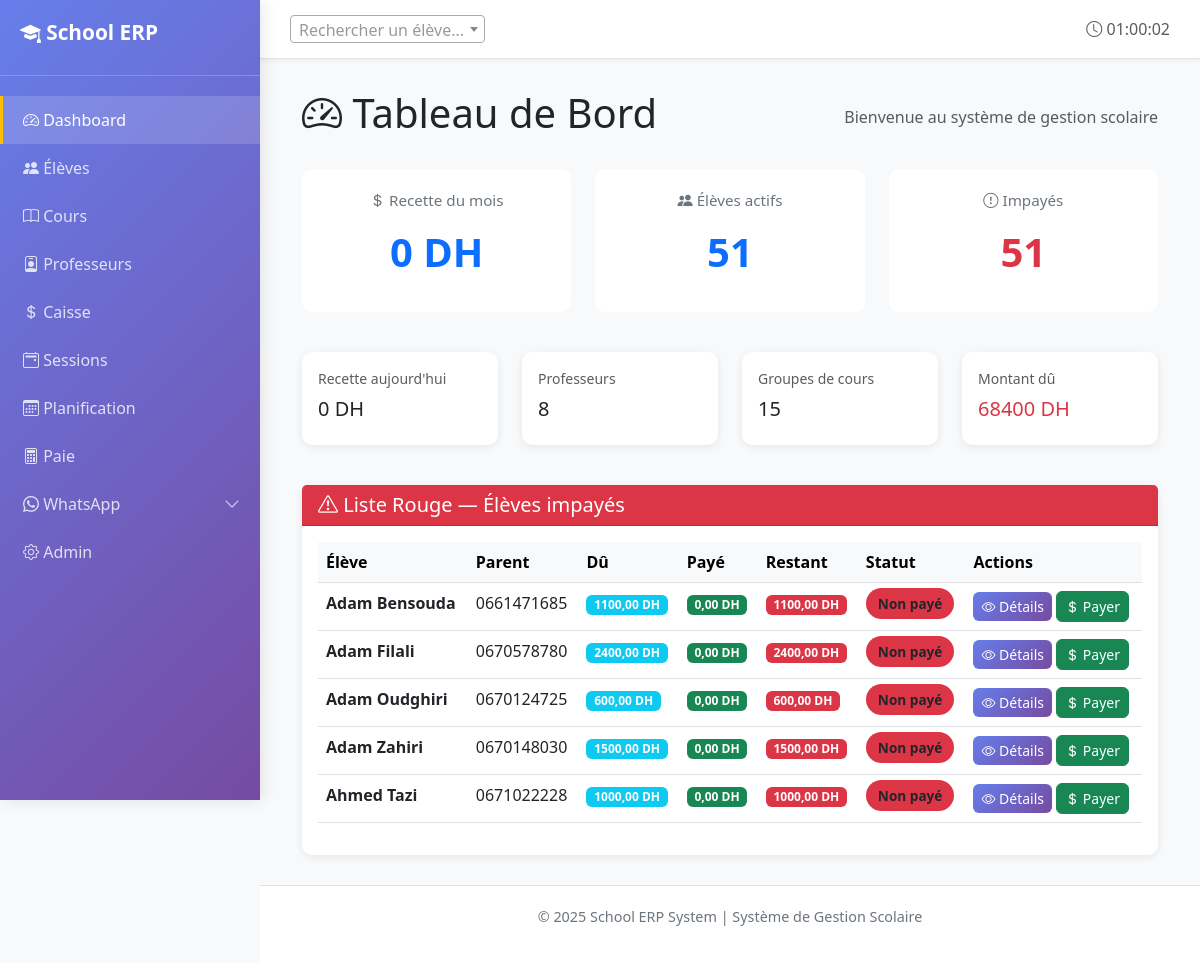
The app's page / (signed in) with its own data.
### core/models.py (models this page shows, shortened)
class Student(models.Model):
    name = models.CharField(max_length=100, verbose_name="Nom complet")
    phone = models.CharField(max_length=20, blank=True, verbose_name="Téléphone élève")
    parent_contact = models.CharField(max_length=20, verbose_name="Téléphone parent")
    parent_name = models.CharField(max_length=100, blank=True, verbose_name="Nom du parent")
    address = models.TextField(blank=True, verbose_name="Adresse")
    date_of_birth = models.DateField(null=True, blank=True, verbose_name="Date de naissance")
    enrollments = models.ManyToManyField(
        CourseGroup,
        through='Enrollment',
        related_name='students',
        verbose_name="Groupes inscrits"
    )
    is_active = models.BooleanField(default=True, verbose_name="Actif")
    created_at = models.DateTimeField(auto_now_add=True)
    notes = models.TextField(blank=True, verbose_name="Notes")
    class Meta:
        verbose_name = "Élève"
        verbose_name_plural = "Élèves"
        ordering = ['name']
    def total_monthly_fees(self):
        active_enrollments = self.enrollment_set.filter(is_active=True)
        total = sum((e.course_group.monthly_price for e in active_enrollments), Decimal('0.00'))
        return total

### core/views.py (the view)
# urls.py: path('', views.cockpit, name='cockpit'),
def cockpit(request):
	stats = get_dashboard_stats()
	red_list = stats.get('alerts', {}).get('unpaid_students', [])
	context = {
		'stats': stats,
		'red_list': red_list,
	}
	return render(request, 'core/dashboard.html', context)

### core/templatetags/nav_active.py (called while the page is built)
@register.simple_tag(takes_context=True)
def active_if(context, *names):
    request = context.get("request")
    if not request or not request.resolver_match:
        return ""
    return "active" if request.resolver_match.url_name in names else ""

### core/utils.py (called while the page is built)
def get_month_period(year: int, month: int) -> Tuple[date, date]:
    first_day = date(year, month, 1)
    last_day = date(year, month, calendar.monthrange(year, month)[1])
    return first_day, last_day

def get_daily_revenue(target_date: Optional[date] = None) -> Decimal:
    from .models import Payment
    if target_date is None:
        target_date = timezone.now().date()
    revenue = Payment.objects.filter(
        payment_date=target_date,
        status='PAID'
    ).aggregate(total=Sum('amount'))['total'] or Decimal('0.00')
    return revenue

def get_monthly_revenue(year: int, month: int) -> Decimal:
    from .models import Payment
    first_day, last_day = get_month_period(year, month)
    revenue = Payment.objects.filter(
        payment_date__range=[first_day, last_day],
        status='PAID'
    ).aggregate(total=Sum('amount'))['total'] or Decimal('0.00')
    return revenue

def check_schedule_conflicts(room, schedule_day: str, start_time, end_time, exclude_course_id: Optional[int] = None) -> List:
    from .models import CourseGroup
    conflicts = CourseGroup.objects.filter(
        room=room,
        schedule_day=schedule_day,
        is_active=True
    )
    if exclude_course_id:
        conflicts = conflicts.exclude(id=exclude_course_id)
    conflicting_courses = []
    for course in conflicts:
        if (start_time < course.end_time and end_time > course.start_time):
            conflicting_courses.append(course)
    return conflicting_courses

### templates/core/dashboard.html (shortened to what this page needs)
{% extends 'core/base.html' %}
{% block content %}
<div class="container-fluid">
    <div class="d-flex justify-content-between align-items-center mb-4">
        <h1><i class="bi bi-speedometer2"></i> Tableau de Bord</h1>
        <span class="text-muted">Bienvenue au système de gestion scolaire</span>
    </div>
    <div class="row mb-4">
        <div class="col-md-4 mb-3">
            <div class="kpi-card">
                <div class="kpi-label"><i class="bi bi-currency-dollar"></i> Recette du mois</div>
                <div class="kpi-value">{{ stats.revenue.month|floatformat:0 }} DH</div>
            </div>
        </div>
        <div class="col-md-4 mb-3">
            <div class="kpi-card">
                <div class="kpi-label"><i class="bi bi-people-fill"></i> Élèves actifs</div>
                <div class="kpi-value">{{ stats.counts.students }}</div>
            </div>
        </div>
        <div class="col-md-4 mb-3">
            <div class="kpi-card">
                <div class="kpi-label"><i class="bi bi-exclamation-circle"></i> Impayés</div>
                <div class="kpi-value text-danger">{{ stats.alerts.unpaid_count }}</div>
            </div>
        </div>
    </div>
    <div class="row mb-4">
        <div class="col-md-3 mb-3">
            <div class="card p-3">
                <small class="text-muted">Recette aujourd'hui</small>
                <div class="h5 mt-2">{{ stats.revenue.today|floatformat:0 }} DH</div>
            </div>
        </div>
        <div class="col-md-3 mb-3">
            <div class="card p-3">
                <small class="text-muted">Professeurs</small>
                <div class="h5 mt-2">{{ stats.counts.teachers }}</div>
            </div>
        </div>
        <div class="col-md-3 mb-3">
            <div class="card p-3">
                <small class="text-muted">Groupes de cours</small>
                <div class="h5 mt-2">{{ stats.counts.courses }}</div>
            </div>
        </div>
        <div class="col-md-3 mb-3">
            <div class="card p-3">
                <small class="text-muted">Montant dû</small>
                <div class="h5 mt-2 text-danger">{{ stats.alerts.unpaid_amount|floatformat:0 }} DH</div>
            </div>
        </div>
    </div>
    <div class="card">
        <div class="card-header bg-danger text-white">
            <h5 class="mb-0"><i class="bi bi-exclamation-triangle"></i> Liste Rouge — Élèves impayés</h5>
        </div>
        <div class="card-body">
            {% if red_list %}
                <div class="table-responsive">
                    <table class="table table-hover">
                        <thead class="table-light">
                            <tr>
                                <th>Élève</th>
                                <th>Parent</th>
                                <th>Dû</th>
                                <th>Payé</th>
                                <th>Restant</th>
                                <th>Statut</th>
                                <th>Actions</th>
                            </tr>
                        </thead>
                        <tbody>
                            {% for item in red_list %}
                                <tr>
                                    <td><strong>{{ item.student.name }}</strong></td>
                                    <td>{{ item.student.parent_contact }}</td>
                                    <td><span class="badge bg-info">{{ item.required }} DH</span></td>
                                    <td><span class="badge bg-success">{{ item.paid }} DH</span></td>
                                    <td><span class="badge bg-danger">{{ item.remaining }} DH</span></td>
                                    <td>
                                        {% if item.status == 'UNPAID' %}
                                            <span class="badge-status bg-danger">Non payé</span>
                                        {% else %}
                                            <span class="badge-status bg-warning">Partiel</span>
                                        {% endif %}
                                    </td>
                                    <td>
                                        <a href="/students/{{ item.student.id }}/" class="btn btn-sm btn-primary">
                                            <i class="bi bi-eye"></i> Détails
                                        </a>
                                        <a href="/cashier/payment/create/?student_id={{ item.student.id }}" class="btn btn-sm btn-success">
                                            <i class="bi bi-currency-dollar"></i> Payer
                                        </a>
                                    </td>
                                </tr>
                            {% endfor %}
                        </tbody>
                    </table>
                </div>
            {% else %}
                <div class="alert alert-success mb-0">
                    <i class="bi bi-check-circle"></i> Tous les élèves sont à jour!
                </div>
            {% endif %}
        </div>
    </div>
</div>
{% endblock %}

### templates/core/base.html (style rules this page uses)
:root { --primary-color: #0d6efd; --secondary-color: #6c757d; --success-color: #198754; --danger-color: #dc3545; --warning-color: #ffc107; }
body { display: flex; min-height: 100vh; background-color: #f8f9fa; }
.card { border: none; border-radius: 10px; box-shadow: 0 2px 8px rgba(0,0,0,0.08); transition: transform 0.2s, box-shadow 0.2s; }
.btn { border-radius: 6px; font-weight: 500; transition: all 0.3s; }
.btn-primary { background: linear-gradient(135deg, #667eea 0%, #764ba2 100%); border: none; }
.kpi-card { background: white; border-radius: 10px; padding: 20px; text-align: center; transition: all 0.3s; }
.kpi-value { font-size: 2.5rem; font-weight: 700; color: var(--primary-color); margin: 10px 0; }
.kpi-label { color: #6c757d; font-size: 0.95rem; font-weight: 500; }
.badge-status { border-radius: 20px; padding: 6px 12px; font-weight: 600; font-size: 0.85rem; }

### records on screen
Student: student.name "Adam Bensouda", student.parent_contact "0661471685", required "1100,00", paid "0,00", remaining "1100,00"
Student: student.name "Adam Filali", student.parent_contact "0670578780", required "2400,00", paid "0,00", remaining "2400,00"
Student: student.name "Adam Oudghiri", student.parent_contact "0670124725", required "600,00", paid "0,00", remaining "600,00"
Student: student.name "Adam Zahiri", student.parent_contact "0670148030", required "1500,00", paid "0,00", remaining "1500,00"
Student: student.name "Ahmed Tazi", student.parent_contact "0671022228", required "1000,00", paid "0,00", remaining "1000,00"

### other values on screen
{{ stats.revenue.month|floatformat:0 }} "0"
{{ stats.counts.students }} "51"
{{ stats.alerts.unpaid_count }} "51"
{{ stats.revenue.today|floatformat:0 }} "0"
{{ stats.counts.teachers }} "8"
{{ stats.counts.courses }} "15"
{{ stats.alerts.unpaid_amount|floatformat:0 }} "68400"
